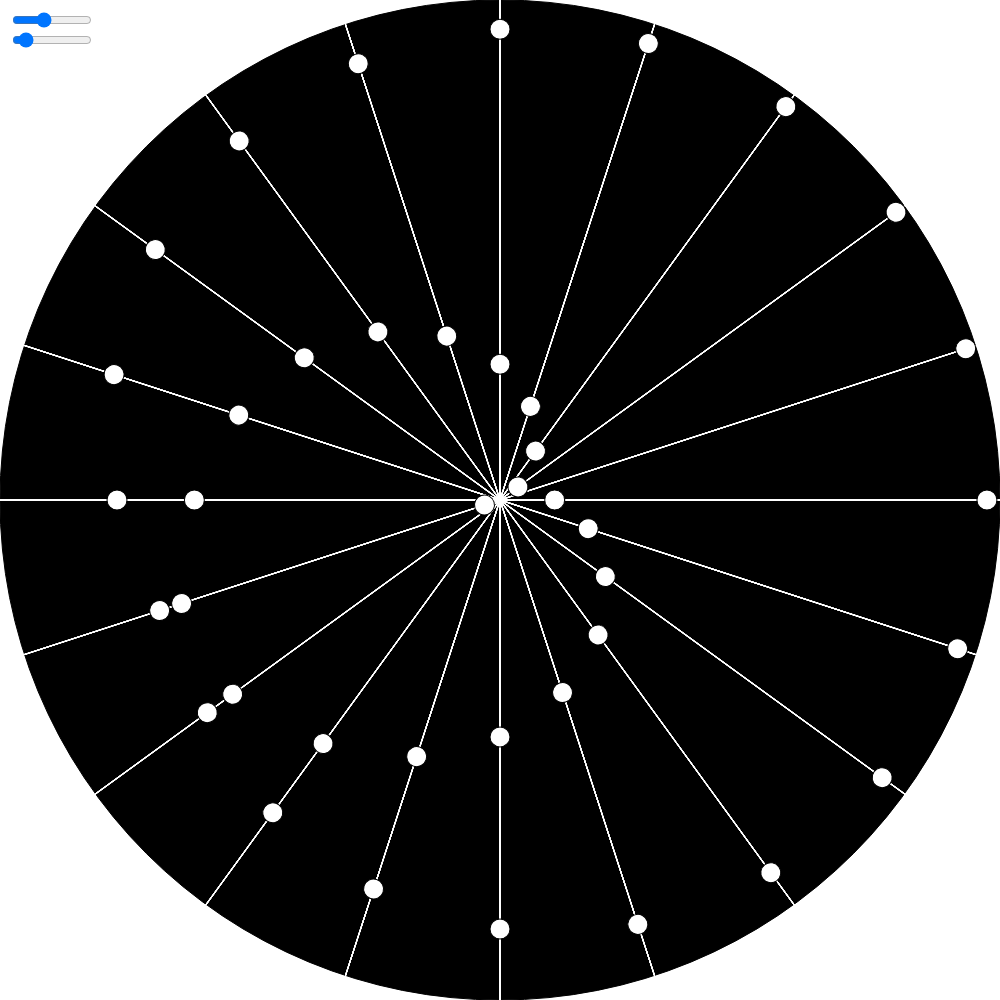
Frame 1 (no input)
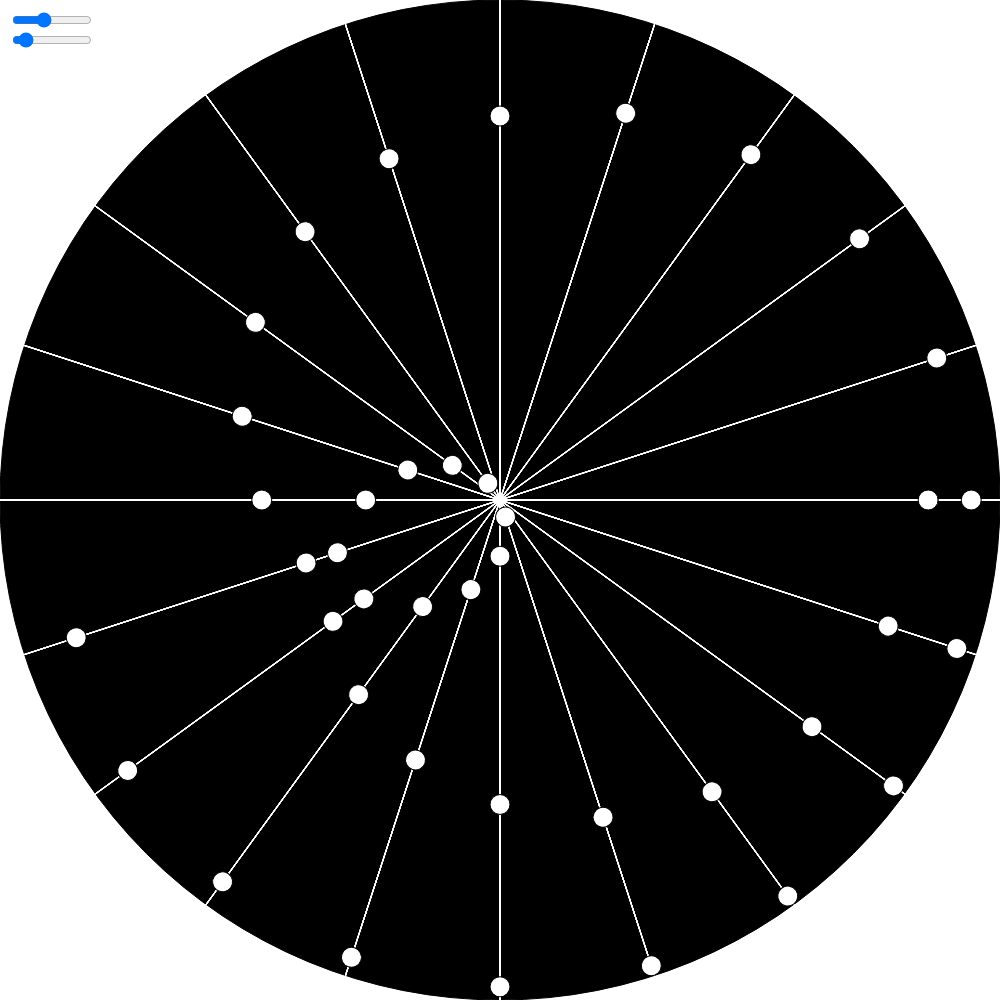
Frame 60 (no input)
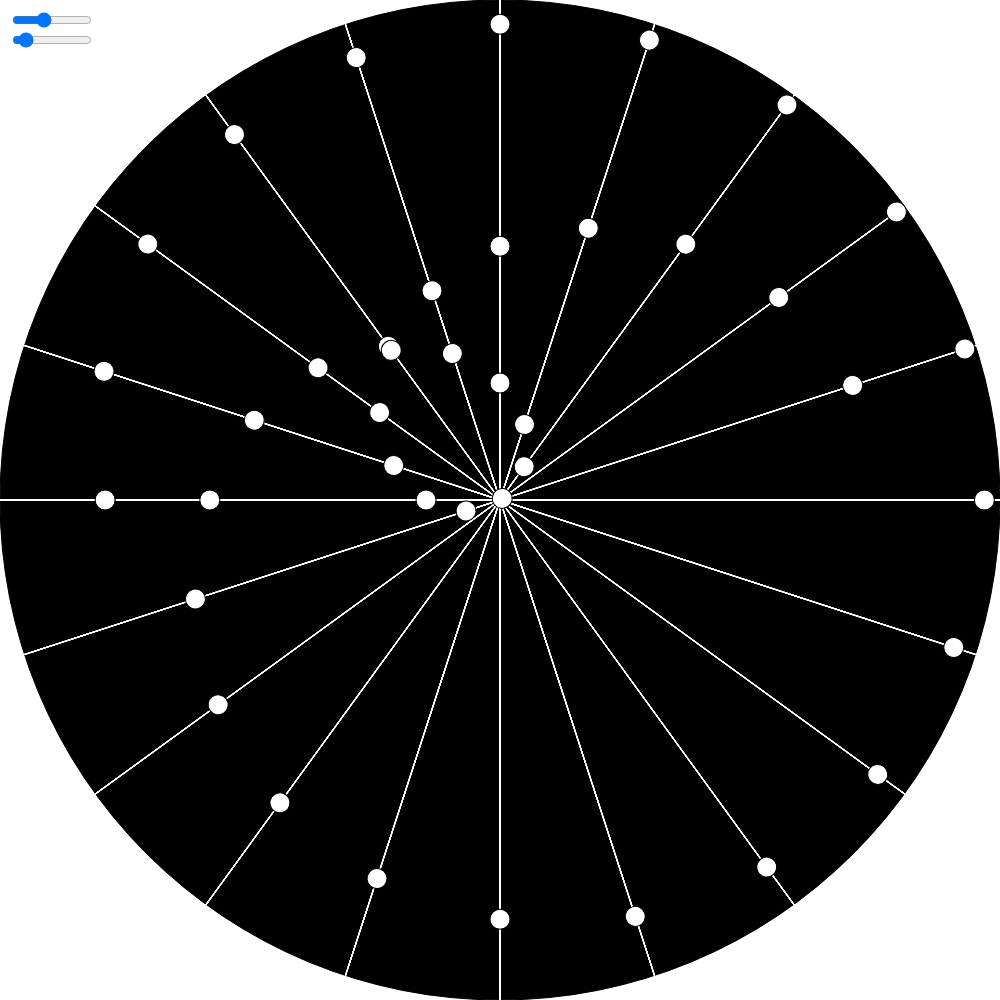
Frame 120 (the mouse pressed at the canvas centre since frame 60)

The p5.js sketch that drew these frames (run headless with seeded random() and noise() and a simulated clock; from frame 60 on, the mouse is pressed at the canvas centre):

// p5.js sketch
// ── sketch.js
let speedSlider, diameter = 20
let countSlider;
function setup() {
  if(windowHeight < windowWidth)
    createCanvas(windowHeight, windowHeight)
  else
    createCanvas(windowHeight, windowWidth)
  speedSlider = createSlider(200, 1000, 500)
  speedSlider.position(10, 10)
  speedSlider.style('width', '80px')
  
  countSlider = createSlider(2,400,40)
  countSlider.position(10,30)
  countSlider.style('width', '80px')
  angleMode(DEGREES)
  //countSlider.value()*=2
}
function drawLines(){
  stroke(255)
  for(let i = 1; i < countSlider.value()*2;i++){
    line(-width/2,0,width/2,0)
    rotate(360/countSlider.value()*2)
  }
}
function movingCircles(){ 
  fill(255)
  for(let i = 1; i <= countSlider.value();i++){
    circle(map(Math.sin(millis()/speedSlider.value()+i*PI/(countSlider.value())), -1, 1, -width/2+diameter/2, width/2-diameter/2),0,diameter)
    rotate(360/countSlider.value()*2)
  }
}
function draw() {
  background(255)
  translate(width/2,height/2)
  
  //main circle
  fill(0)
  circle(0, 0, height)
  
  push()
  drawLines()
  pop()//returns default rotation
  
  push()
  movingCircles()
  
  pop()
}
